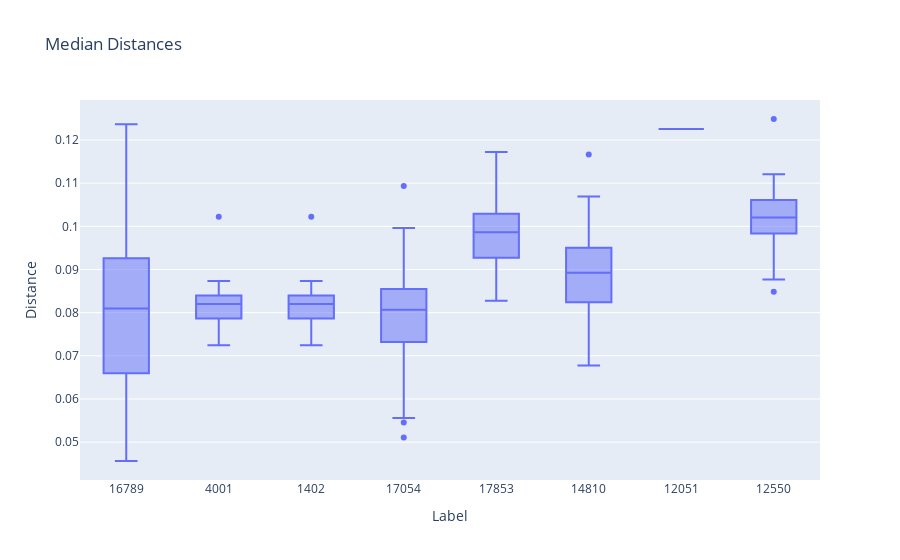

The notebook cell this image was saved under:
### Code cell
fig = px.box(df, x="Label", y="Distance",title='Median Distances')
fig.show()

### Figure 1 — Plotly figure (JSON) as saved in the notebook; plotly's stock layout.template omitted (floating-point values rounded to 4 significant figures; data arrays with more than 128 entries replaced by an {"elided": "..."} marker saying what was removed)
{"data": [{"alignmentgroup": "True", "hovertemplate": "Label=%{x}<br>Distance=%{y}<extra></extra>", "legendgroup": "", "marker": {"color": "#636efa"}, "name": "", "notched": false, "offsetgroup": "", "orientation": "v", "showlegend": false, "type": "box", "x": {"elided": "320 str values"}, "x0": " ", "xaxis": "x", "y": {"elided": "320 float values"}, "y0": " ", "yaxis": "y"}], "layout": {"autosize": true, "boxmode": "group", "legend": {"tracegroupgap": 0}, "title": {"text": "Median Distances"}, "xaxis": {"anchor": "y", "autorange": true, "domain": [0, 1], "range": [-0.5, 7.5], "title": {"text": "Label"}, "type": "category"}, "yaxis": {"anchor": "x", "autorange": true, "domain": [0, 1], "range": [0.04122, 0.1293], "title": {"text": "Distance"}, "type": "linear"}}}
